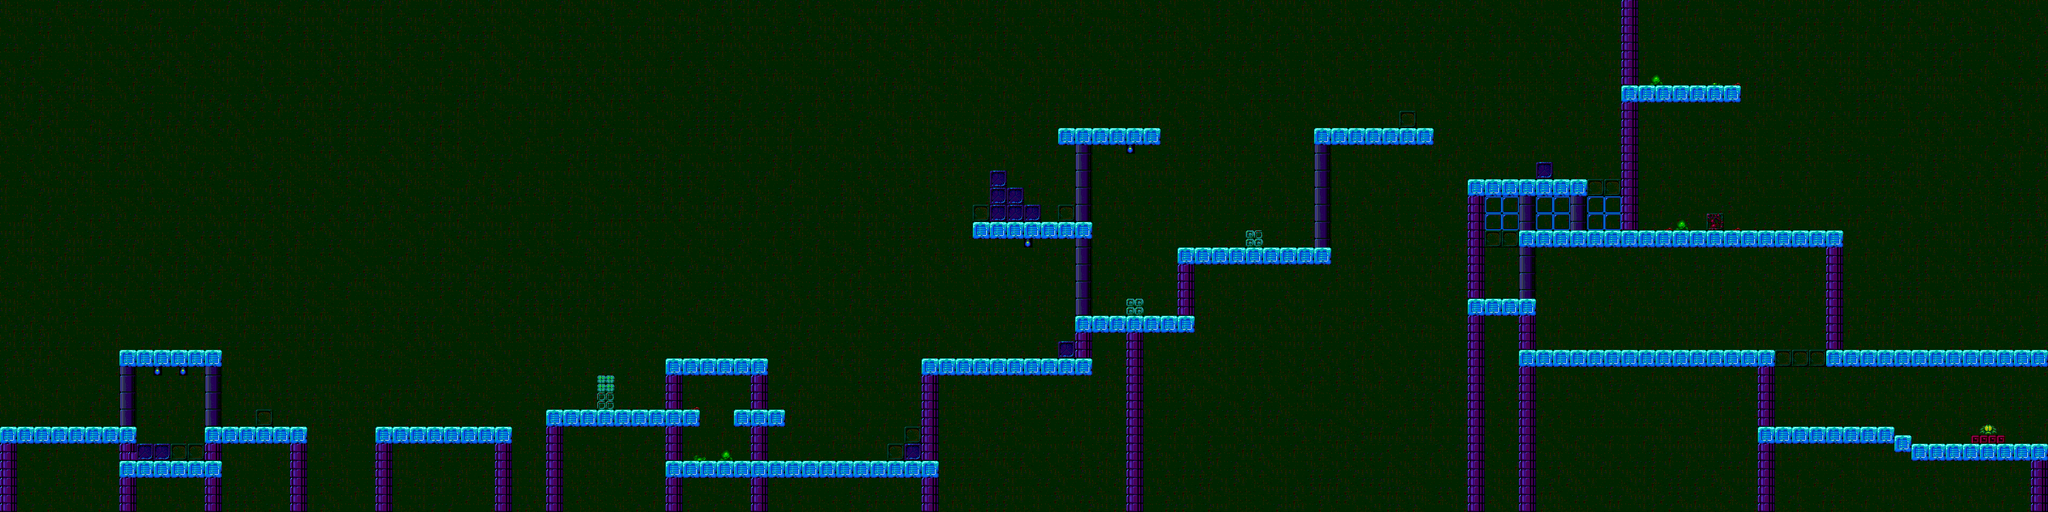

A 2D game scene composited from a Tiled map and its tileset images. What follows is a short description and the map's XML, with each tile layer's data collapsed to a summary:
An orthogonal 240x60 tile map with 16x16 px tiles, 3 tile layers (bg, bound, fg).

<map version="1.5" tiledversion="1.6.0" orientation="orthogonal" renderorder="right-down" width="240" height="60" tilewidth="16" tileheight="16" infinite="0" nextlayerid="4" nextobjectid="1">
 <editorsettings>
  <export target="demo.json" format="json" />
 </editorsettings>
 <tileset firstgid="1" name="mtrd" tilewidth="16" tileheight="16" tilecount="625" columns="25">
  <image source="mtrd_tileset/mtrd_tileset.png" width="400" height="400" />
 </tileset>
 <layer id="2" name="bg" width="240" height="60">
  <data>[14400 cells, 14400 non-empty, 21 distinct tile ids]</data>
 </layer>
 <layer id="1" name="bound" width="240" height="60">
  <data>[14400 cells, 1320 non-empty, 14 distinct tile ids]</data>
 </layer>
 <layer id="3" name="fg" width="240" height="60">
  <data>[14400 cells, 120 non-empty, 26 distinct tile ids]</data>
 </layer>
</map>
